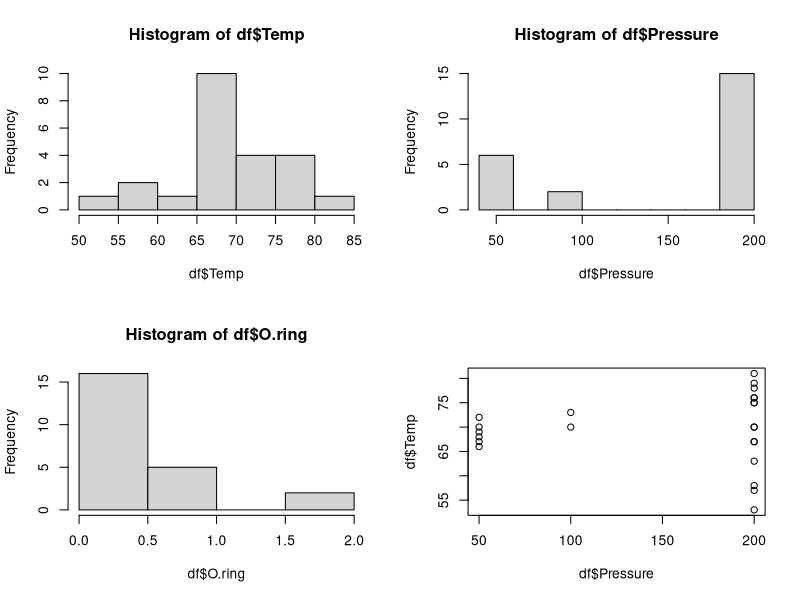
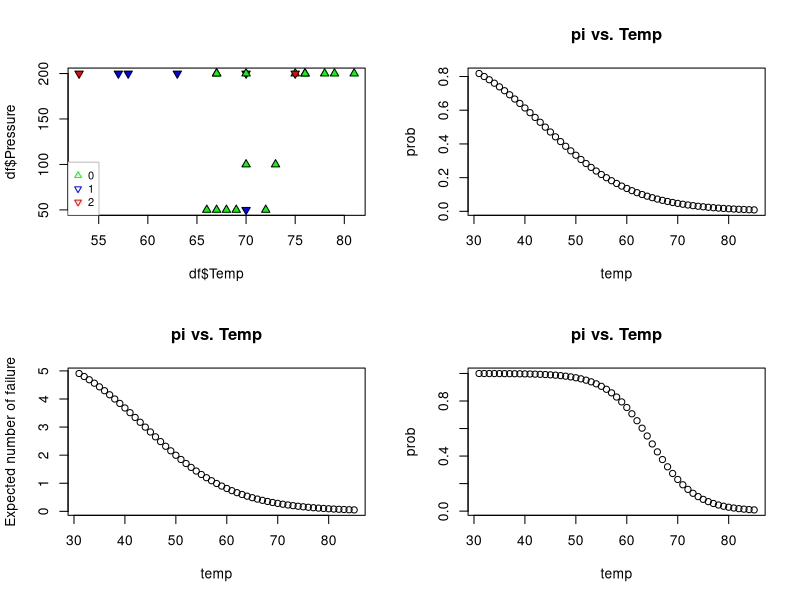
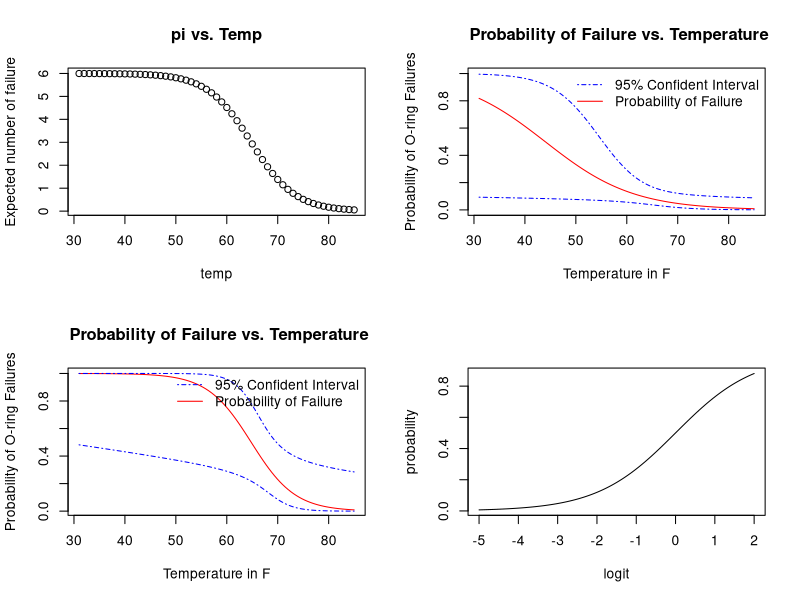

The R source for these figures, in order:
## ---- chunk 1
df = read.csv('challenger.csv',sep=',')
summary(df)
table(df$O.ring)
## ---- chunk 2
par(mfrow=c(2,2))
hist(df$Temp)
hist(df$Pressure)
hist(df$O.ring)
plot(df$Pressure,df$Temp)

## ---- chunk 3
plot(df$Temp,df$Pressure,pch=c(24,25,25)[df$O.ring+1],bg=c("green","blue","red")[(df$O.ring+1)])
legend("bottomleft", pch = c(24,25,25), col = c("green", "blue", "red")
       ,c("0","1","2")
       ,box.col = "gray"
       ,cex=.8)
## ---- chunk 4

df$failure = ifelse(df$O.ring == 0,0,1)
model1 = glm(formula = failure~Temp+Pressure,family = binomial(link=logit),data = df)
summary(model1)
## ---- chunk 5
library(car)
Anova(model1,test='LR')
## ---- chunk 6

# Binarize if there's an O.ring failure at each launch
df$failure = ifelse(df$O.ring == 0,0,1)
binaryModel = glm(formula = failure~Temp,family = binomial(link=logit),data = df)
summary(binaryModel)

# Get proportion of failed O rings at each launch for 
df$NumberFail= df$O.ring/df$Number
binomialModel = glm(formula = NumberFail ~ Temp, family = quasibinomial(link = logit), data = df)
summary(binomialModel)

## ---- chunk 7
Anova(binaryModel,test='LR')
## ---- chunk 8
temp = seq(31,85,by=1)
prob = predict(binomialModel,data.frame(Temp=temp),type ='response')
plot(temp,prob)
title('pi vs. Temp')
## ---- chunk 9

plot(temp,prob*6, ylab='Expected number of failure')
title('pi vs. Temp')
## ---- chunk 10
temp = seq(31,85,by=1)
prob = predict(binaryModel,data.frame(Temp=temp),type ='response')
plot(temp,prob)
title('pi vs. Temp')

## ---- chunk 11

plot(temp,prob*6, ylab='Expected number of failure')
title('pi vs. Temp')
## ---- chunk 12
curve(expr = predict(object = binomialModel, newdata = data.frame(Temp = x), type = "response"), col = "red", xlim=c(31,85),ylim=c(0,1),
      xlab='Temperature in F', ylab='Probability of O-ring Failures', main=' Probability of Failure vs. Temperature')


ci.pi <- function(newdata, mod.fit.obj, alpha){ 
  
    linear.pred <- predict(object = mod.fit.obj, newdata =newdata, type = "link", se = TRUE) 
    CI.lin.pred.lower <- linear.pred$fit - qnorm(p = 1-alpha/2)*linear.pred$se
    CI.lin.pred.upper <- linear.pred$fit + qnorm(p =1-alpha/2)*linear.pred$se
    CI.pi.lower <- exp(CI.lin.pred.lower) / (1 + exp(CI.lin.pred.lower))
    CI.pi.upper <- exp(CI.lin.pred.upper) / (1 + exp(CI.lin.pred.upper))
    list(lower = CI.pi.lower, upper = CI.pi.upper)
}


curve(expr = ci.pi(newdata = data.frame(Temp = x),
mod.fit.obj = binomialModel, alpha = 0.05)$lower, col = "blue", lty
= "dotdash", add = TRUE)

curve(expr = ci.pi(newdata = data.frame(Temp = x),
mod.fit.obj = binomialModel, alpha = 0.05)$upper, col = "blue", lty
= "dotdash", add = TRUE)

legend("topright",legend=c('95% Confident Interval','Probability of Failure'),
       lty=c('dotdash','solid'), col=c('blue','red'),bty='n')
## ---- chunk 13
curve(expr = predict(object = binaryModel, newdata = data.frame(Temp = x), type = "response"), col = "red", xlim=c(31,85),
      xlab='Temperature in F', ylab='Probability of O-ring Failures', main=' Probability of Failure vs. Temperature')


curve(expr = ci.pi(newdata = data.frame(Temp = x),
mod.fit.obj = binaryModel, alpha = 0.05)$lower, col = "blue", lty
= "dotdash", add = TRUE)

curve(expr = ci.pi(newdata = data.frame(Temp = x),
mod.fit.obj = binaryModel, alpha = 0.05)$upper, col = "blue", lty
= "dotdash", add = TRUE)

legend("topright",legend=c('95% Confident Interval','Probability of Failure'),
       lty=c('dotdash','solid'), col=c('blue','red'),bty='n')
## ---- chunk 14
curve(expr = exp(x)/(1+exp(x)),xlim=c(-5,2),xlab='logit',ylab='probability')
## ---- chunk 15
temp = data.frame(Temp = 31)
predict(binomialModel,newdata=temp,type = 'response')
ci.pi(newdata = temp, binomialModel,alpha = 0.05)

temp = data.frame(Temp = 31)
predict(binaryModel,newdata=temp,type = 'response')
ci.pi(newdata = temp, binaryModel,alpha = 0.05)
## ---- chunk 16
# Generate 1000 sets of 23 temperatures
numberofSet = 1000
temp.data = replicate(numberofSet,sample(30:90,23,replace = FALSE))
prob.simulated = c()
for (i in 1:numberofSet){
  prob = predict(object = binomialModel, data.frame(Temp = temp.data[,i]),type='response')
  prob.simulated = rbind(prob.simulated,prob)
}

bootstrap90 <- function(temptoExamine, temp.data, prob.simulated, numberofSet){
  probability.failure = c()
  for (i in 1:numberofSet){
    model.glm = glm(formula = prob.simulated[i,] ~ temp.data[,i],
                    family = quasibinomial(link="logit"))
    logit = model.glm$coefficient[1] + model.glm$coefficient[2]*temptoExamine
    bootstrap.prob = exp(logit)/(1+exp(logit))
    probability.failure = c(probability.failure,bootstrap.prob)
  }
 
  lower= as.numeric(quantile(probability.failure,0.05))
  upper= as.numeric(quantile(probability.failure,0.95))
  list(lower,upper)
  
}

bootstrap90(31,temp.data,prob.simulated,numberofSet)
bootstrap90(72,temp.data,prob.simulated,numberofSet)

## ---- chunk 17
# Binarize if there's an O.ring failure at each launch

binaryModel2 = glm(formula = failure~Temp + I(Temp^2),family = binomial(link=logit),data = df)
summary(binaryModel2)

# Get proportion of failed O rings at each launch for 

binomialModel2 = glm(formula = NumberFail ~ Temp + I(Temp^2), family = quasibinomial(link = logit), data = df)
summary(binomialModel2)
